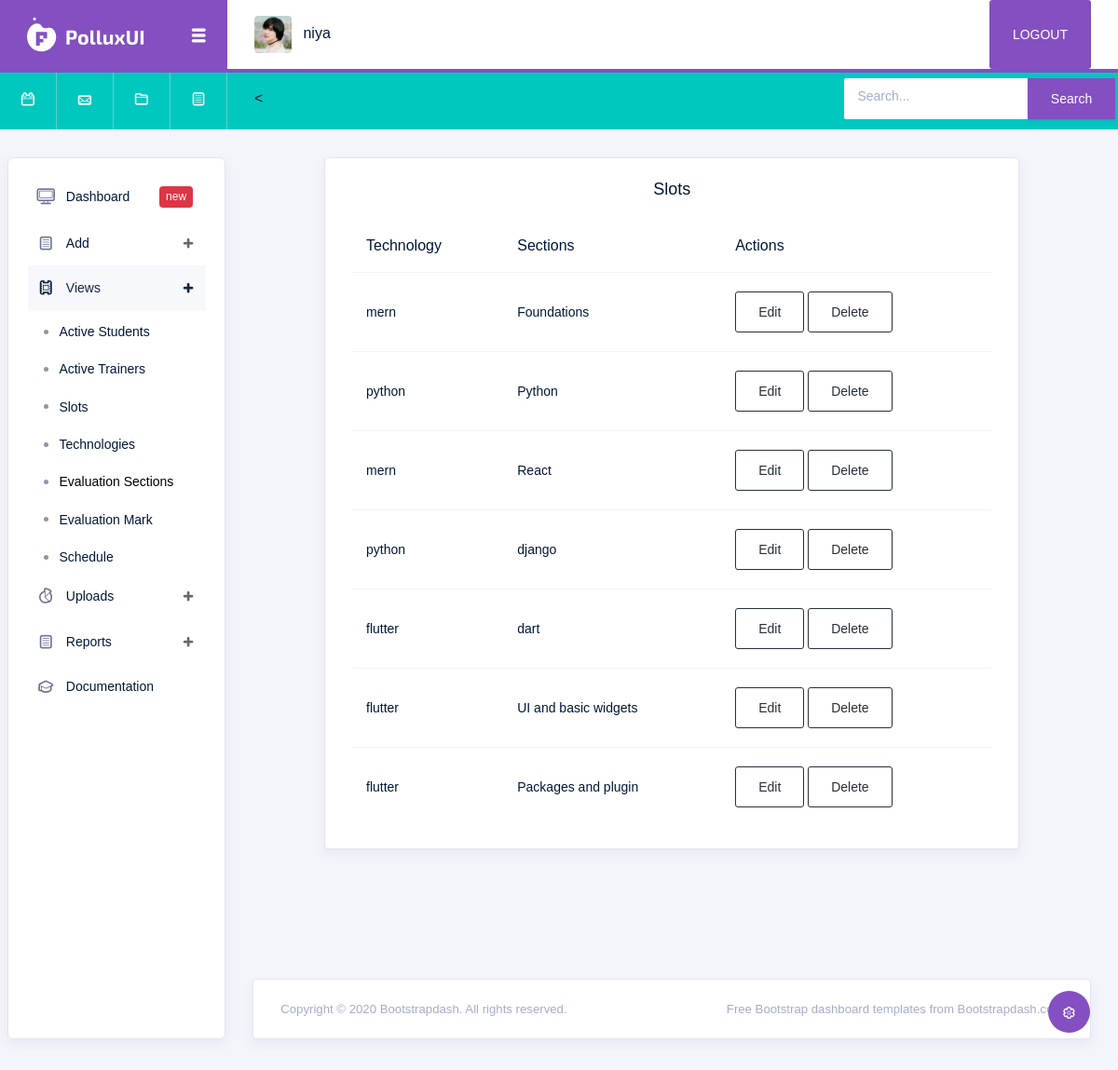
The page /sections_view (signed in) on the database its author committed.
### Futura_App/models.py (models this page shows, shortened)
class Login(AbstractUser):
    is_student = models.BooleanField(default=False)
    is_trainer = models.BooleanField(default=False)

class Sections(models.Model):
    technology=models.ForeignKey(Technologies, on_delete=models.CASCADE, null=True, blank=True)
    name = models.CharField(max_length=100, null=True, blank=True)

class Technologies(models.Model):
    name = models.CharField(max_length=100,null=True, blank=True)
    def __str__(self):
        return self.name

### Futura_App/admin_views.py (the view)
# urls.py: path('sections_view', admin_views.sections_view, name='sections_view'),
@login_required(login_url='login_view')
def sections_view(request):
    details = Sections.objects.all()
    return render(request, 'admintemp/sections_view.html',{'details':details})

### templates/admintemp/sections_view.html (shortened to what this page needs)
{% extends 'admintemp/base.html' %}
{% load crispy_forms_tags %}
{% block content %}
  <div class="container">
    <div class="row justify-content-center">
      <div class="col-lg-10">
        <div class="card">
          <div class="card-body">
            <h5 class="card-title text-center">Slots</h5>
            <div class="table-responsive">
              <table class="table">
                <thead>
                  <tr>
                      <th scope="col">Technology</th>
                    <th scope="col">Sections</th>
                    <th scope="col">Actions</th>
                  </tr>
                </thead>
                <tbody>
                  {% for i in details %}
                    <tr>
                      <td>{{i.technology}}</td>
                         <td>{{i.name}}</td>
                      <td>
                         <a href="{% url 'sections_update' i.id%}" class="btn btn-outline-dark">Edit</a>
                      <form action="{% url 'sections_delete' i.id%}" method="post" style="display: inline;">
            <button type="submit" class="btn btn-outline-dark">Delete</button>
        </form>
                      </td>
                    </tr>
                  {% endfor %}
                </tbody>
              </table>
            </div>
          </div>
        </div>
      </div>
    </div>
  </div>
{% endblock %}

### templates/admintemp/base.html (shortened to what this page needs)
<!DOCTYPE html>
<html lang="en">
{% load static %}
<head>
  <link rel="stylesheet" href=" {% static 'adminvendor/vendors/typicons/typicons.css' %} ">
  <link rel="stylesheet" href=" {% static 'adminvendor/vendors/css/vendor.bundle.base.css' %} ">
  <link rel="stylesheet" href=" {% static 'css/admincss/css/vertical-layout-light/style.css' %} ">
</head>
<body>
  <div class="container-scroller">
    <nav class="navbar col-lg-12 col-12 p-0 fixed-top d-flex flex-row">
      <div class="navbar-brand-wrapper d-flex justify-content-center">
        <div class="navbar-brand-inner-wrapper d-flex justify-content-between align-items-center w-100">
          <a class="navbar-brand brand-logo" href=" {% static 'index.html' %} "><img src=" {% static 'images/adminimages/images/logo.svg' %} " alt="logo"/></a>
          <button class="navbar-toggler navbar-toggler align-self-center" type="button" data-toggle="minimize">
            <span class="typcn typcn-th-menu"></span>
          </button>
        </div>
      </div>
      <div class="navbar-menu-wrapper d-flex align-items-center justify-content-end">
        <ul class="navbar-nav mr-lg-2">
          <li class="nav-item nav-profile dropdown">
            <a class="nav-link" href="#" data-toggle="dropdown" id="profileDropdown">
              <img src=" {% static 'images/adminimages/images/faces/face5.jpg' %} " alt="profile"/>
              <span class="nav-profile-name">{{request.user}}</span>
            </a>
          </li>
        </ul>
        <ul class="navbar-nav navbar-nav-right">
          <button class="btn" style="background-color:#844fc1;"><a href="{% url 'logout_view' %}" style="color:white;text-decoration:none" >LOGOUT</a></button>
       </ul>
      </div>
    </nav>
    <nav class="navbar-breadcrumb col-xl-12 col-12 d-flex flex-row p-0">
      <div class="navbar-links-wrapper d-flex align-items-stretch">
        <div class="nav-link">
          <a href=" {% static 'javascript:;' %} "><i class="typcn typcn-calendar-outline"></i></a>
        </div>
        <div class="nav-link">
          <a href=" {% static 'javascript:;' %} "><i class="typcn typcn-mail"></i></a>
        </div>
        <div class="nav-link">
          <a href=" {% static 'javascript:;' %} "><i class="typcn typcn-folder"></i></a>
        </div>
        <div class="nav-link">
          <a href=" {% static 'javascript:;' %} "><i class="typcn typcn-document-text"></i></a>
        </div>
      </div>
      <div class="navbar-menu-wrapper d-flex align-items-center justify-content-end">
<        <ul class="navbar-nav navbar-nav-right">
          <li class="nav-item nav-search d-none d-md-block mr-0">
            <form class="form-inline">
            <div class="input-group">
              <input type="text" class="form-control" placeholder="Search..." id="searchField"  name="srch" aria-label="search" aria-describedby="search">
              <div class="input-group-prepend">
                 <button class="btn btn-primary" type="submit">Search</button>
              </div>
            </div>
            </form>
          </li>
        </ul>
      </div>
    </nav>
    <div class="container-fluid page-body-wrapper">
      <div class="theme-setting-wrapper">
        <div id="settings-trigger"><i class="typcn typcn-cog-outline"></i></div>
      </div>
      <nav class="sidebar sidebar-offcanvas" id="sidebar">
        <ul class="nav">
          <li class="nav-item">
            <a class="nav-link" href=" {% url 'admin_page' %} ">
              <i class="typcn typcn-device-desktop menu-icon"></i>
              <span class="menu-title">Dashboard</span>
              <div class="badge badge-danger">new</div>
            </a>
          </li>
          <li class="nav-item">
            <a class="nav-link" data-toggle="collapse" href="#ui-basic" aria-expanded="false" aria-controls="ui-basic">
              <i class="typcn typcn-document-text menu-icon"></i>
              <span class="menu-title">Add</span>
              <i class="menu-arrow"></i>
            </a>
          </li>
          <li class="nav-item">
            <a class="nav-link" data-toggle="collapse" href="#form-elements" aria-expanded="false" aria-controls="viewsdata">
              <i class="typcn typcn-film menu-icon"></i>
              <span class="menu-title">Views</span>
              <i class="menu-arrow"></i>
            </a>
            <div class="collapse" id="form-elements">
              <ul class="nav flex-column sub-menu">
                <li class="nav-item"> <a class="nav-link" href="{% url 'student_view' %}">Active Students</a></li>
              </ul>
              <ul class="nav flex-column sub-menu">
                <li class="nav-item"> <a class="nav-link" href="{% url 'trainer_view' %}">Active Trainers</a></li>
              </ul>
              <ul class="nav flex-column sub-menu">
                <li class="nav-item"> <a class="nav-link" href="{% url 'slot_view' %}">Slots</a></li>
              </ul>
              <ul class="nav flex-column sub-menu">
                <li class="nav-item"> <a class="nav-link" href="{% url 'technology_view' %}">Technologies</a></li>
              </ul>
              <ul class="nav flex-column sub-menu">
                <li class="nav-item"> <a class="nav-link" href="{% url 'sections_view' %}">Evaluation Sections</a></li>
              </ul>
              <ul class="nav flex-column sub-menu">
                <li class="nav-item"> <a class="nav-link" href="{% url 'admin_evaluation' %}">Evaluation Mark</a></li>
              </ul>
              <ul class="nav flex-column sub-menu">
                <li class="nav-item"> <a class="nav-link" href="{% url 'schedule_view' %}">Schedule</a></li>
              </ul>
            </div>
          </li>
          <li class="nav-item">
            <a class="nav-link" data-toggle="collapse" href="#charts"aria-expanded="false" aria-controls="charts">
              <i class="typcn typcn-chart-pie-outline menu-icon"></i>
              <span class="menu-title">Uploads</span>
              <i class="menu-arrow"></i>
            </a>
          </li>
<li class="nav-item">
            <a class="nav-link" data-toggle="collapse" href="#report" aria-expanded="false" aria-controls="ui-basic">
              <i class="typcn typcn-document-text menu-icon"></i>
              <span class="menu-title">Reports</span>
              <i class="menu-arrow"></i>
            </a>
          </li>
          <li class="nav-item">
            <a class="nav-link" href="https://bootstrapdash.com/demo/polluxui-free/docs/documentation.html">
              <i class="typcn typcn-mortar-board menu-icon"></i>
              <span class="menu-title">Documentation</span>
            </a>
          </li>
        </ul>
      </nav>
      <div class="main-panel">
        <div class="content-wrapper">
          <div class="row">
            {% block content %}{% endblock %}
            <div class="col-xl-6 grid-margin stretch-card flex-column">
              <div class="row">
              </div>
            </div>
            <div class="col-xl-6 grid-margin stretch-card flex-column">
              <div class="row h-100">
                <div class="col-md-12 stretch-card">
                </div>
              </div>
            </div>
          </div>
          <div class="row">
            <div class="col-xl-4 grid-margin stretch-card">
            </div>
            <div class="col-md-6 col-xl-4 grid-margin stretch-card">
              <div class="row">
              </div>
            </div>
            <div class="col-md-6 col-xl-4 grid-margin stretch-card">
            </div>
          </div>
          <div class="row">
          </div>
        </div>
        <footer class="footer">
            <div class="card">
                <div class="card-body">
                    <div class="d-sm-flex justify-content-center justify-content-sm-between">
                        <span class="text-muted text-center text-sm-left d-block d-sm-inline-block">Copyright © 2020 <a href="https://www.bootstrapdash.com/" class="text-muted" target="_blank">Bootstrapdash</a>. All rights reserved.</span>
                        <span class="float-none float-sm-right d-block mt-1 mt-sm-0 text-center text-muted">Free <a href="https://www.bootstrapdash.com/" class="text-muted" target="_blank">Bootstrap dashboard</a> templates from Bootstrapdash.com</span>
                    </div>
                </div>
            </div>
        </footer>
      </div>
    </div>
  </div>
</body>
</html>

### rows shown on the page
Login: user "niya"
Sections: technology "mern", name "Foundations"
Sections: technology "python", name "Python"
Sections: technology "mern", name "React"
Sections: technology "python", name "django"
Sections: technology "flutter", name "dart"
Sections: technology "flutter", name "UI and basic widgets"
Sections: technology "flutter", name "Packages and plugin"
